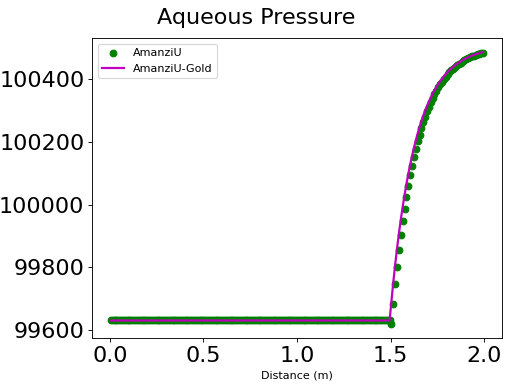

Here is the Python script that generated this plot:
import os
import sys
import h5py
import numpy as np
import matplotlib
from matplotlib import pyplot as plt

import run_amanzi_standard
from compare_field_results import GetXY_AmanziU_1D
from compare_field_results import GetXY_AmanziS_1D

if __name__ == "__main__":

    # Amanzi: unstructured
    try:
        input_file = "amanzi_infiltration_clay_sand_1d-u.xml"
        path_to_amanzi = "output_2c-u"
        root_amanzi = 'case_2c_plot'
    
        run_amanzi_standard.run_amanzi(input_file, 1, [input_file], path_to_amanzi)

        comp = 'pressure'
        x_amanziU, c_amanziU = GetXY_AmanziU_1D(path_to_amanzi,root_amanzi,comp,3)
        unstruct = len(x_amanziU)
    except:
        unstruct = 0

        
    # Amanzi: structured
    try:
        input_file = "amanzi_infiltration_clay_sand_1d-s.xml"
        path_to_amanzi = "output_2c-s"
        root_amanzi = "plot"

        run_amanzi_standard.run_amanzi(input_file, 1, [input_file], path_to_amanzi)

        comp = "water_Pressure"
        x_amanziS, c_amanziS = GetXY_AmanziS_1D(path_to_amanzi,root_amanzi,comp,2)
        struct = len(x_amanziS)
    except:
        struct = 0
        

    # Amanzi: analytic
    try:
        path_to_amanzi = "golden_output"
        root_amanzi = 'case_2c_plot'

        comp = 'pressure.cell.0'
        x_amanziU_gold, c_amanziU_gold = GetXY_AmanziU_1D(path_to_amanzi,root_amanzi,comp,3)
        unstruct_gold = len(x_amanziU_gold)
    except:
        unstruct_gold = 0


    # subplots
    fig, ax = plt.subplots() 

    if (unstruct>0):
        ax.plot(x_amanziU, c_amanziU,marker='o',color='g',label='AmanziU',linestyle='None')
    if (unstruct_gold>0):
        ax.plot(x_amanziU_gold, c_amanziU_gold,'m-',label='AmanziU-Gold',linewidth=2)
    if (struct>0):
        ax.plot(x_amanziS, c_amanziS,marker='x',label='AmanziS',linestyle='dotted', linewidth=2)

    # axes
    ax.set_xlabel("Distance (m)") #, fontsize=20)
 
    # plot adjustments
    plt.subplots_adjust(left=0.18,bottom=0.12,right=0.98,top=0.9)
    plt.legend(loc='upper left') #, fontsize=13)
    plt.suptitle("Aqueous Pressure",x=0.5,fontsize=20)
    plt.tick_params(axis='both', which='major', labelsize=20)

    # plt.show()
    plt.savefig("clay_sand_1d.png",format="png")
    # plt.close()
